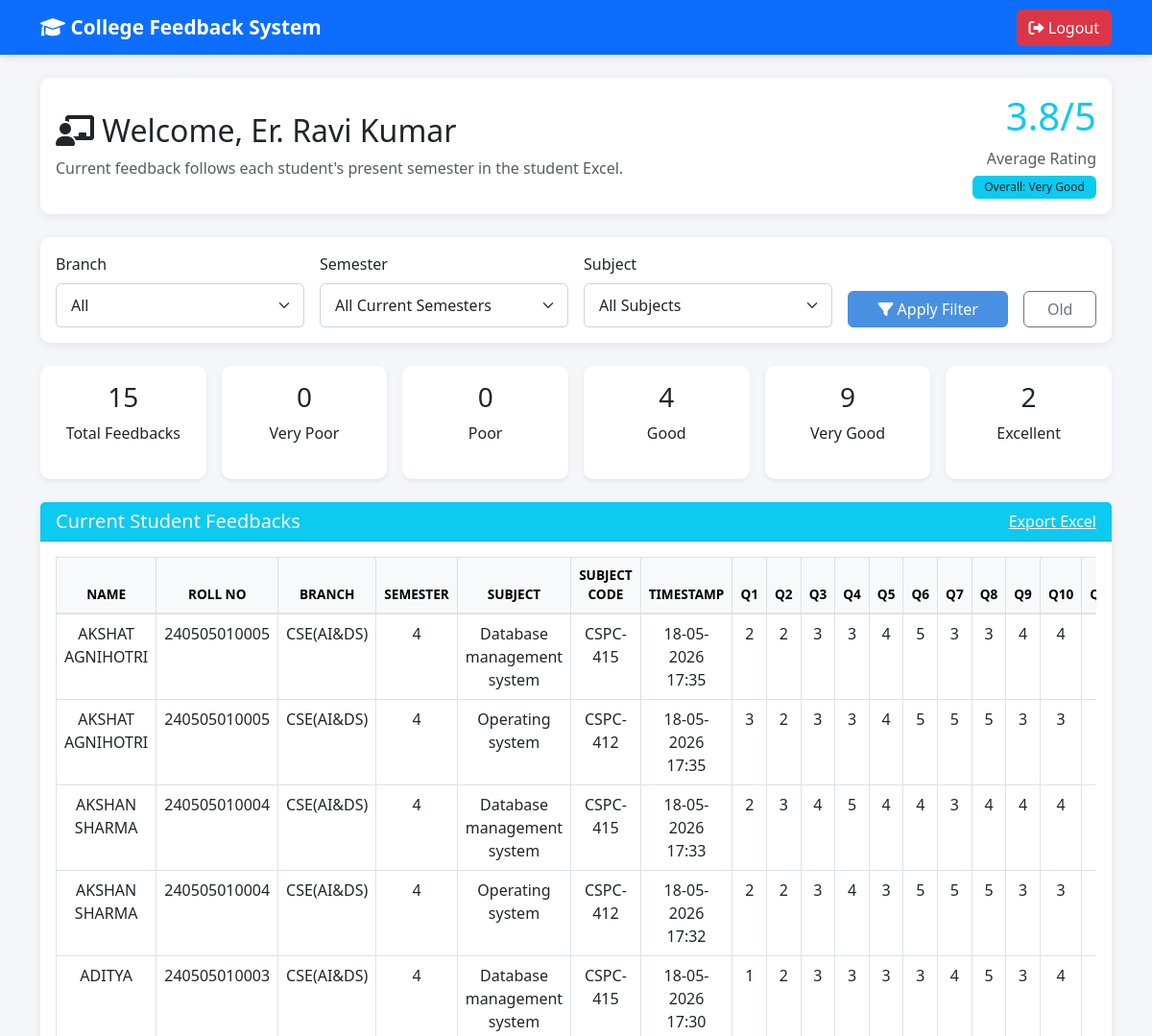
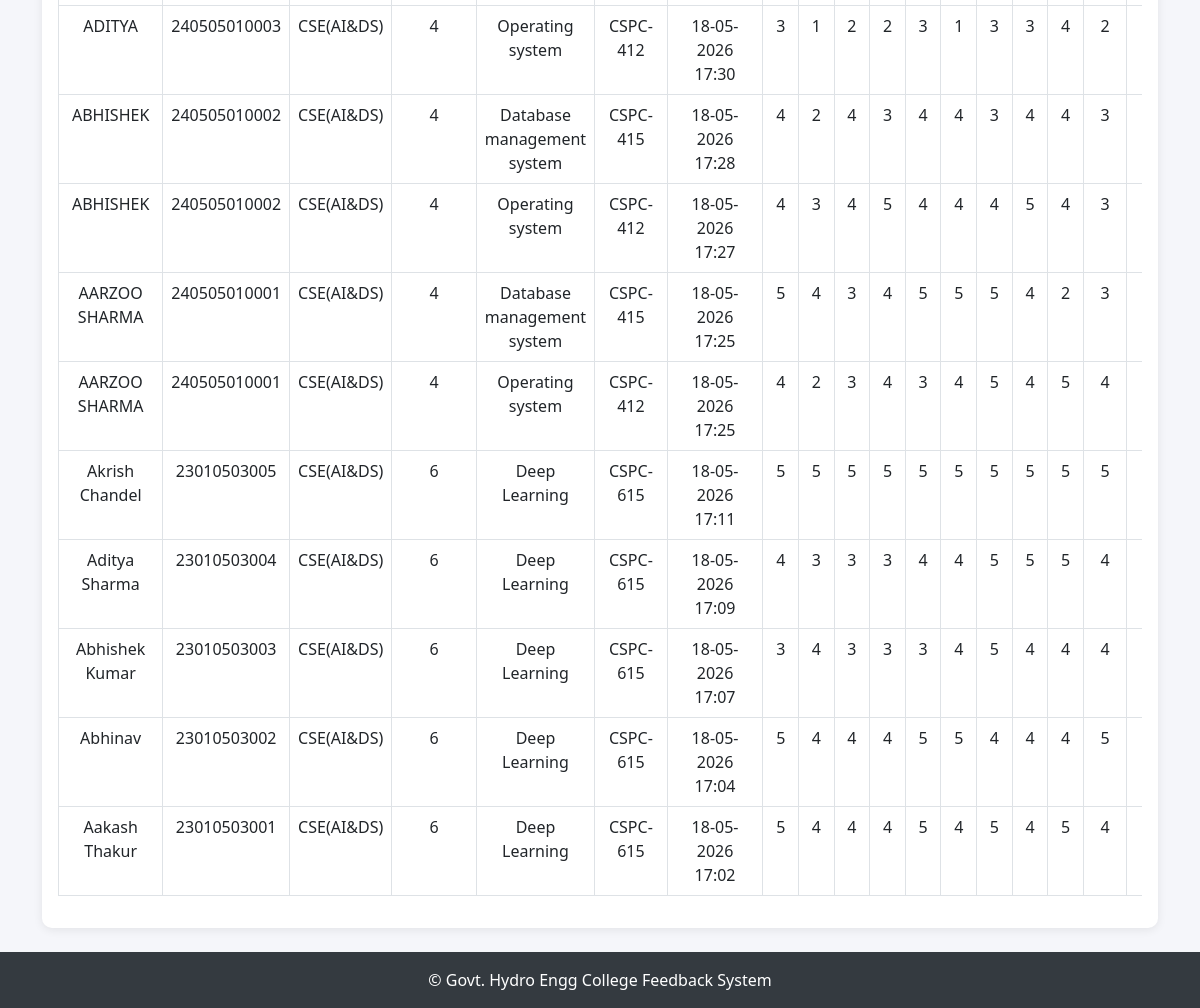
The page /teacher (signed in) on the database its author committed (2 pictures, top to bottom).
### models.py (models this page shows, shortened)
class User(db.Model, UserMixin):
    __tablename__ = 'users'
    id = db.Column(db.Integer, primary_key=True)
    username = db.Column(db.String(80), unique=True, nullable=False)
    password = db.Column(db.String(200), nullable=False)
    plain_password = db.Column(db.String(200))
    email = db.Column(db.String(120), nullable=False)
    role = db.Column(db.String(20), nullable=False)  # student, teacher, admin
    sub_role = db.Column(db.String(20), nullable=True)  # superadmin / branchadmin
    name = db.Column(db.String(100), nullable=False)
    branch = db.Column(db.String(50))  # CSE-AI&DS, Civil, Electrical
    semester = db.Column(db.Integer, default=1)
    imported_file_id = db.Column(db.Integer, db.ForeignKey('uploaded_file.id'))
    academic_year = db.Column(db.String(20))
    roll_number = db.Column(db.String(20))
    subject = db.Column(db.String(100))
    created_at = db.Column(db.DateTime, default=datetime.utcnow)
    feedbacks_given = db.relationship('Feedback',
                                      foreign_keys='Feedback.student_id',
                                      backref='student_user',
                                      lazy=True)
    feedbacks_received = db.relationship('Feedback',
                                         foreign_keys='Feedback.teacher_id',
                                         backref='teacher_user',
                                         lazy=True)
    uploaded_file = db.relationship('UploadedFile',
                                    foreign_keys='UploadedFile.uploaded_by',
                                     backref='uploader',
                                    lazy=True)

class Feedback(db.Model):
    __tablename__ = 'feedbacks'
    id = db.Column(db.Integer, primary_key=True)
    student_id = db.Column(db.Integer, db.ForeignKey('users.id'), nullable=False)
    teacher_id = db.Column(db.Integer, db.ForeignKey('users.id'), nullable=False)
    subject = db.Column(db.String(100))
    q1 = db.Column(db.Integer, nullable=False)
    q2 = db.Column(db.Integer, nullable=False)
    q3 = db.Column(db.Integer, nullable=False)
    q4 = db.Column(db.Integer, nullable=False)
    q5 = db.Column(db.Integer, nullable=False)
    q6 = db.Column(db.Integer, nullable=False)
    q7 = db.Column(db.Integer, nullable=False)
    q8 = db.Column(db.Integer, nullable=False)
    q9 = db.Column(db.Integer, nullable=False)
    q10 = db.Column(db.Integer, nullable=False)
    q11 = db.Column(db.Integer, nullable=False)
    q12 = db.Column(db.Integer, nullable=False)
    total = db.Column(db.Integer, nullable=False)
    semester = db.Column(db.Integer, nullable=False)
    academic_year = db.Column(db.String(20), nullable=False)
    created_at = db.Column(db.DateTime, default=datetime.utcnow)
    hidden_from_admin_previous = db.Column(db.Boolean, default=False)
    hidden_from_teacher_old = db.Column(db.Boolean, default=False)
    __table_args__ = (
    db.UniqueConstraint('student_id', 'teacher_id', 'subject', 'semester', name='unique_feedback'),
)
    student = db.relationship('User', foreign_keys=[student_id], backref='student_feedbacks')
    teacher = db.relationship('User', foreign_keys=[teacher_id], backref='teacher_feedbacks')

### app.py (the view)
@app.route('/teacher')
@login_required
def teacher_dashboard():
    role = (getattr(current_user, 'role', None) or '').strip().lower()
    if role != 'teacher':
        return redirect(url_for('home'))
    selected_branch = request.args.get('branch', '')
    selected_semester = request.args.get('semester', '')
    selected_subject = request.args.get('subject', '')
    base_query = Feedback.query.join(User, Feedback.student_id == User.id).filter(
        Feedback.teacher_id == current_user.id,
        Feedback.semester == User.semester
    )
    semester_rows = base_query.with_entities(Feedback.semester).distinct().order_by(Feedback.semester).all()
    current_semesters = [row[0] for row in semester_rows]
    query = base_query
    if selected_branch:
        query = query.filter(User.branch == selected_branch)
    if selected_semester:
        query = query.filter(Feedback.semester == int(selected_semester))
    if selected_subject:
        query = query.filter(Feedback.subject == selected_subject)
    feedbacks = attach_subject_codes(query.order_by(Feedback.created_at.desc()).all())
    total = len(feedbacks)
    avg = sum((f.total / 12) for f in feedbacks) / total if total else 0
    excellent = sum(1 for f in feedbacks if (f.total / 12) >= 4.5)
    very_good = sum(1 for f in feedbacks if 3.5 <= (f.total / 12) < 4.5)
    good = sum(1 for f in feedbacks if 2.5 <= (f.total / 12) < 3.5)
    poor = sum(1 for f in feedbacks if 1.5 <= (f.total / 12) < 2.5)
    very_poor = sum(1 for f in feedbacks if (f.total / 12) < 1.5)
    teacher_subjects = TeacherSubject.query.filter_by(teacher_id=current_user.id).all()
    return render_template(
        'teacher/teacher_dashboard.html',
        feedbacks=feedbacks,
        total_feedbacks=total,
        average_rating=round(avg, 1),
        average_rating_label=rating_label(avg) if total else '-',
        excellent_count=excellent,
        very_good_count=very_good,
        good_count=good,
        poor_count=poor,
        very_poor_count=very_poor,
        branches=BRANCHES,
        teacher_subjects=teacher_subjects,
        selected_subject=selected_subject,
        selected_semester=selected_semester,
        current_semesters=current_semesters
    )

### app.py (called while the page is built)
@app.after_request
def add_no_cache_headers(response):
    if request.path.startswith('/student') or request.path.startswith('/feedback'):
        response.headers['Cache-Control'] = 'no-store, no-cache, must-revalidate, max-age=0'
        response.headers['Pragma'] = 'no-cache'
        response.headers['Expires'] = '0'
    return response

def attach_subject_codes(feedbacks):
    for f in feedbacks:
        f.average_rating = round(f.total / 12, 2)
        teacher_subject = TeacherSubject.query.filter(
            TeacherSubject.teacher_id == f.teacher_id,
            TeacherSubject.semester == f.semester,
            db.func.lower(db.func.trim(TeacherSubject.subject)) == (f.subject or '').strip().lower()
        ).first()
        f.subject_code = teacher_subject.subject_code if teacher_subject else find_subject_code(f.teacher_id, f.subject)
    return feedbacks

def rating_label(value):
    if value >= 4.5:
        return 'Excellent'
    if value >= 3.5:
        return 'Very Good'
    if value >= 2.5:
        return 'Good'
    if value >= 1.5:
        return 'Poor'
    return 'Very Poor'

@login_manager.user_loader
def load_user(user_id):
    return db.session.get(User, int(user_id))

### templates/teacher/teacher_dashboard.html (shortened to what this page needs)
{% extends "base.html" %}
{% block content %}
<div class="card mb-4 border-info">
    <div class="card-body">
        <div class="d-flex justify-content-between align-items-center flex-wrap gap-2">
            <div>
                <h2><i class="fas fa-chalkboard-teacher"></i> Welcome, {{ current_user.username }}</h2>
                <p class="text-muted mb-0">Current feedback follows each student's present semester in the student Excel.</p>
            </div>
            <div class="text-end">
                <h1 class="text-info">{{ average_rating }}/5</h1>
                <p class="text-muted mb-1">Average Rating</p>
                <span class="badge bg-info text-dark">Overall: {{ average_rating_label }}</span>
            </div>
        </div>
    </div>
</div>
<div class="card mb-4">
    <div class="card-body">
        <form method="GET">
            <div class="row g-3">
                <div class="col-md-3">
                    <label class="form-label">Branch</label>
                    <select name="branch" class="form-select">
                        <option value="">All</option>
                    </select>
                </div>
                <div class="col-md-3">
                    <label class="form-label">Semester</label>
                    <select name="semester" class="form-select">
                        <option value="">All Current Semesters</option>
                    </select>
                </div>
                <div class="col-md-3">
                    <label class="form-label">Subject</label>
                    <select name="subject" class="form-select">
                        <option value="">All Subjects</option>
                    </select>
                </div>
                <div class="col-md-2 d-flex align-items-end">
                    <button class="btn btn-primary w-100"><i class="fas fa-filter"></i> Apply Filter</button>
                </div>
                <div class="col-md-1 d-flex align-items-end">
                    <a class="btn btn-outline-secondary w-100" href="{{ url_for('teacher_old_feedbacks') }}">Old</a>
                </div>
            </div>
        </form>
    </div>
</div>
<div class="row g-3 mb-4">
    <div class="col-md-2 col-sm-4 col-6"><div class="card text-center shadow-sm h-100"><div class="card-body"><h3>{{ total_feedbacks }}</h3><p class="mb-0">Total Feedbacks</p></div></div></div>
    <div class="col-md-2 col-sm-4 col-6"><div class="card text-center shadow-sm h-100"><div class="card-body"><h3>{{ very_poor_count }}</h3><p class="mb-0">Very Poor</p></div></div></div>
    <div class="col-md-2 col-sm-4 col-6"><div class="card text-center shadow-sm h-100"><div class="card-body"><h3>{{ poor_count }}</h3><p class="mb-0">Poor</p></div></div></div>
    <div class="col-md-2 col-sm-4 col-6"><div class="card text-center shadow-sm h-100"><div class="card-body"><h3>{{ good_count }}</h3><p class="mb-0">Good</p></div></div></div>
    <div class="col-md-2 col-sm-4 col-6"><div class="card text-center shadow-sm h-100"><div class="card-body"><h3>{{ very_good_count }}</h3><p class="mb-0">Very Good</p></div></div></div>
    <div class="col-md-2 col-sm-4 col-6"><div class="card text-center shadow-sm h-100"><div class="card-body"><h3>{{ excellent_count }}</h3><p class="mb-0">Excellent</p></div></div></div>
</div>
<div class="card">
    <div class="card-header bg-info text-white d-flex justify-content-between align-items-center">
        <h5 class="mb-0">Current Student Feedbacks</h5>
        <a class="text-white" href="{{ url_for('export_teacher_feedback', branch=request.args.get('branch'), semester=request.args.get('semester'), subject=request.args.get('subject')) }}">Export Excel</a>
    </div>
    <div class="card-body">
        {% if feedbacks %}
        <div class="table-responsive">
            <table class="table table-bordered table-hover text-center">
                <thead class="table-light">
                    <tr>
                        <th>Name</th><th>Roll No</th><th>Branch</th><th>Semester</th><th>Subject</th><th>Subject Code</th><th>Timestamp</th>
                        <th>Q1</th><th>Q2</th><th>Q3</th><th>Q4</th><th>Q5</th><th>Q6</th><th>Q7</th><th>Q8</th><th>Q9</th><th>Q10</th><th>Q11</th><th>Q12</th><th>Total</th><th>Average</th>
                    </tr>
                </thead>
                <tbody>
                    {% for f in feedbacks %}
                    <tr>
                        <td>{{ f.student.name }}</td>
                        <td>{{ f.student.roll_number }}</td>
                        <td>{{ f.student.branch }}</td>
                        <td>{{ f.semester }}</td>
                        <td>{{ f.subject }}</td>
                        <td>{{ f.subject_code }}</td>
                        <td>{{ f.created_at.strftime('%d-%m-%Y %H:%M') }}</td>
                        <td>{{ f.q1 }}</td><td>{{ f.q2 }}</td><td>{{ f.q3 }}</td><td>{{ f.q4 }}</td><td>{{ f.q5 }}</td><td>{{ f.q6 }}</td><td>{{ f.q7 }}</td><td>{{ f.q8 }}</td><td>{{ f.q9 }}</td><td>{{ f.q10 }}</td><td>{{ f.q11 }}</td><td>{{ f.q12 }}</td>
                    </tr>
                    {% endfor %}
                </tbody>
            </table>
        </div>
        {% else %}
        <p class="text-center text-muted">No current feedback received yet.</p>
        {% endif %}
    </div>
</div>
{% endblock %}

### static/css/style.css (style rules this page uses)
:root { --primary-color: #4a90e2; --secondary-color: #764ba2; --success-color: #28a745; --danger-color: #dc3545; --warning-color: #ffc107; --info-color: #17a2b8; }
body { font-family: 'Segoe UI', Tahoma, Geneva, Verdana, sans-serif; background-color: #f5f6fa; min-height: 100vh; }
.card { border: none; border-radius: 10px; box-shadow: 0 2px 10px rgba(0, 0, 0, 0.08); margin-bottom: 20px; transition: transform 0.2s; }
.btn { border-radius: 6px; font-weight: 500; transition: all 0.3s; }
.btn-primary { background-color: var(--primary-color); border-color: var(--primary-color); }
.table { background-color: white; }
.table thead th { background-color: #f8f9fa; border-bottom: 2px solid #dee2e6; font-weight: 600; text-transform: uppercase; font-size: 0.85rem; }
.form-control, .form-select { border-radius: 6px; border: 1px solid #ced4da; padding: 10px 15px; }
.badge { padding: 6px 12px; font-weight: 500; }
.card { animation: fadeIn 0.3s ease-in-out; }

### rows shown on the page
User: username "Er. Ravi Kumar"
Feedback: student.name "AKSHAT AGNIHOTRI", student.roll_number "240505010005", student.branch "CSE(AI&DS)", semester "4", subject "Database management system", subject_code "CSPC-415", created_at "18-05-2026 17:35", q1 "2", q2 "2", q3 "3", q4 "3", q5 "4", q6 "5", q7 "3", q8 "3", q9 "4", q10 "4"
Feedback: student.name "AKSHAT AGNIHOTRI", student.roll_number "240505010005", student.branch "CSE(AI&DS)", semester "4", subject "Operating system", subject_code "CSPC-412", created_at "18-05-2026 17:35", q1 "3", q2 "2", q3 "3", q4 "3", q5 "4", q6 "5", q7 "5", q8 "5", q9 "3", q10 "3"
Feedback: student.name "AKSHAN SHARMA", student.roll_number "240505010004", student.branch "CSE(AI&DS)", semester "4", subject "Database management system", subject_code "CSPC-415", created_at "18-05-2026 17:33", q1 "2", q2 "3", q3 "4", q4 "5", q5 "4", q6 "4", q7 "3", q8 "4", q9 "4", q10 "4"
Feedback: student.name "AKSHAN SHARMA", student.roll_number "240505010004", student.branch "CSE(AI&DS)", semester "4", subject "Operating system", subject_code "CSPC-412", created_at "18-05-2026 17:32", q1 "2", q2 "2", q3 "3", q4 "4", q5 "3", q6 "5", q7 "5", q8 "5", q9 "3", q10 "3"
Feedback: student.name "ADITYA", student.roll_number "240505010003", student.branch "CSE(AI&DS)", semester "4", subject "Database management system", subject_code "CSPC-415", created_at "18-05-2026 17:30", q1 "1", q2 "2", q3 "3", q4 "3", q5 "3", q6 "3", q7 "4", q8 "5", q9 "3", q10 "4"
Feedback: student.name "ADITYA", student.roll_number "240505010003", student.branch "CSE(AI&DS)", semester "4", subject "Operating system", subject_code "CSPC-412", created_at "18-05-2026 17:30", q1 "3", q2 "1", q3 "2", q4 "2", q5 "3", q6 "1", q7 "3", q8 "3", q9 "4", q10 "2"
Feedback: student.name "ABHISHEK", student.roll_number "240505010002", student.branch "CSE(AI&DS)", semester "4", subject "Database management system", subject_code "CSPC-415", created_at "18-05-2026 17:28", q1 "4", q2 "2", q3 "4", q4 "3", q5 "4", q6 "4", q7 "3", q8 "4", q9 "4", q10 "3"
Feedback: student.name "ABHISHEK", student.roll_number "240505010002", student.branch "CSE(AI&DS)", semester "4", subject "Operating system", subject_code "CSPC-412", created_at "18-05-2026 17:27", q1 "4", q2 "3", q3 "4", q4 "5", q5 "4", q6 "4", q7 "4", q8 "5", q9 "4", q10 "3"
Feedback: student.name "AARZOO SHARMA", student.roll_number "240505010001", student.branch "CSE(AI&DS)", semester "4", subject "Database management system", subject_code "CSPC-415", created_at "18-05-2026 17:25", q1 "5", q2 "4", q3 "3", q4 "4", q5 "5", q6 "5", q7 "5", q8 "4", q9 "2", q10 "3"
Feedback: student.name "AARZOO SHARMA", student.roll_number "240505010001", student.branch "CSE(AI&DS)", semester "4", subject "Operating system", subject_code "CSPC-412", created_at "18-05-2026 17:25", q1 "4", q2 "2", q3 "3", q4 "4", q5 "3", q6 "4", q7 "5", q8 "4", q9 "5", q10 "4"
Feedback: student.name "Akrish Chandel", student.roll_number "23010503005", student.branch "CSE(AI&DS)", semester "6", subject "Deep Learning", subject_code "CSPC-615", created_at "18-05-2026 17:11", q1 "5", q2 "5", q3 "5", q4 "5", q5 "5", q6 "5", q7 "5", q8 "5", q9 "5", q10 "5"
Feedback: student.name "Aditya Sharma", student.roll_number "23010503004", student.branch "CSE(AI&DS)", semester "6", subject "Deep Learning", subject_code "CSPC-615", created_at "18-05-2026 17:09", q1 "4", q2 "3", q3 "3", q4 "3", q5 "4", q6 "4", q7 "5", q8 "5", q9 "5", q10 "4"
Feedback: student.name "Abhishek Kumar", student.roll_number "23010503003", student.branch "CSE(AI&DS)", semester "6", subject "Deep Learning", subject_code "CSPC-615", created_at "18-05-2026 17:07", q1 "3", q2 "4", q3 "3", q4 "3", q5 "3", q6 "4", q7 "5", q8 "4", q9 "4", q10 "4"
Feedback: student.name "Abhinav", student.roll_number "23010503002", student.branch "CSE(AI&DS)", semester "6", subject "Deep Learning", subject_code "CSPC-615", created_at "18-05-2026 17:04", q1 "5", q2 "4", q3 "4", q4 "4", q5 "5", q6 "5", q7 "4", q8 "4", q9 "4", q10 "5"
Feedback: student.name "Aakash Thakur", student.roll_number "23010503001", student.branch "CSE(AI&DS)", semester "6", subject "Deep Learning", subject_code "CSPC-615", created_at "18-05-2026 17:02", q1 "5", q2 "4", q3 "4", q4 "4", q5 "5", q6 "4", q7 "5", q8 "4", q9 "5", q10 "4"

### other values the page prints
{{ average_rating }} "3.8"
{{ average_rating_label }} "Very Good"
{{ total_feedbacks }} "15"
{{ very_poor_count }} "0"
{{ poor_count }} "0"
{{ good_count }} "4"
{{ very_good_count }} "9"
{{ excellent_count }} "2"
